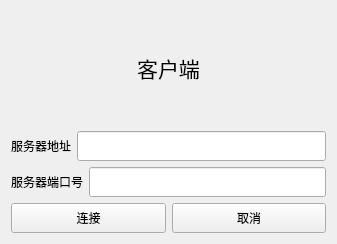
<?xml version="1.0" encoding="UTF-8"?>
<ui version="4.0">
 <class>Widget</class>
 <widget class="QWidget" name="Widget">
  <property name="geometry">
   <rect>
    <x>0</x>
    <y>0</y>
    <width>337</width>
    <height>244</height>
   </rect>
  </property>
  <property name="windowTitle">
   <string>Widget</string>
  </property>
  <layout class="QVBoxLayout" name="verticalLayout">
   <item>
    <widget class="QLabel" name="label_titie">
     <property name="text">
      <string>&lt;html&gt;&lt;head/&gt;&lt;body&gt;&lt;p align=&quot;center&quot;&gt;&lt;span style=&quot; font-size:16pt;&quot;&gt;客户端&lt;/span&gt;&lt;/p&gt;&lt;/body&gt;&lt;/html&gt;</string>
     </property>
    </widget>
   </item>
   <item>
    <layout class="QHBoxLayout" name="horizontalLayout">
     <item>
      <widget class="QLabel" name="label_ip">
       <property name="text">
        <string>&lt;html&gt;&lt;head/&gt;&lt;body&gt;&lt;p align=&quot;center&quot;&gt;服务器地址&lt;/p&gt;&lt;/body&gt;&lt;/html&gt;</string>
       </property>
      </widget>
     </item>
     <item>
      <widget class="QLineEdit" name="lineEdit_ip">
       <property name="minimumSize">
        <size>
         <width>0</width>
         <height>30</height>
        </size>
       </property>
      </widget>
     </item>
    </layout>
   </item>
   <item>
    <layout class="QHBoxLayout" name="horizontalLayout_2">
     <item>
      <widget class="QLabel" name="label_port">
       <property name="text">
        <string>&lt;html&gt;&lt;head/&gt;&lt;body&gt;&lt;p align=&quot;center&quot;&gt;服务器端口号&lt;/p&gt;&lt;/body&gt;&lt;/html&gt;</string>
       </property>
      </widget>
     </item>
     <item>
      <widget class="QLineEdit" name="lineEdit_port">
       <property name="minimumSize">
        <size>
         <width>0</width>
         <height>30</height>
        </size>
       </property>
      </widget>
     </item>
    </layout>
   </item>
   <item>
    <layout class="QHBoxLayout" name="horizontalLayout_3">
     <item>
      <widget class="QPushButton" name="pushButton_connect">
       <property name="minimumSize">
        <size>
         <width>0</width>
         <height>30</height>
        </size>
       </property>
       <property name="text">
        <string>连接</string>
       </property>
      </widget>
     </item>
     <item>
      <widget class="QPushButton" name="pushButton_cancel">
       <property name="minimumSize">
        <size>
         <width>0</width>
         <height>30</height>
        </size>
       </property>
       <property name="text">
        <string>取消</string>
       </property>
      </widget>
     </item>
    </layout>
   </item>
  </layout>
 </widget>
 <resources/>
 <connections/>
</ui>
